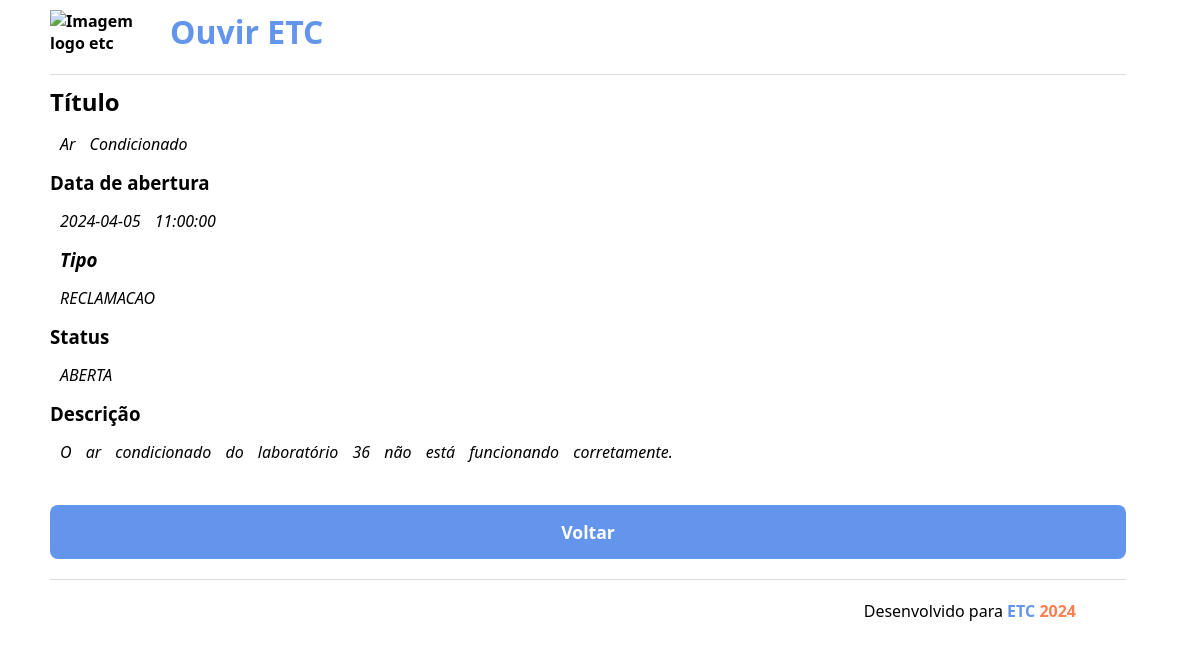
Page /fontes/relatos-detalhes.php?id=10003 on the earlier database version.
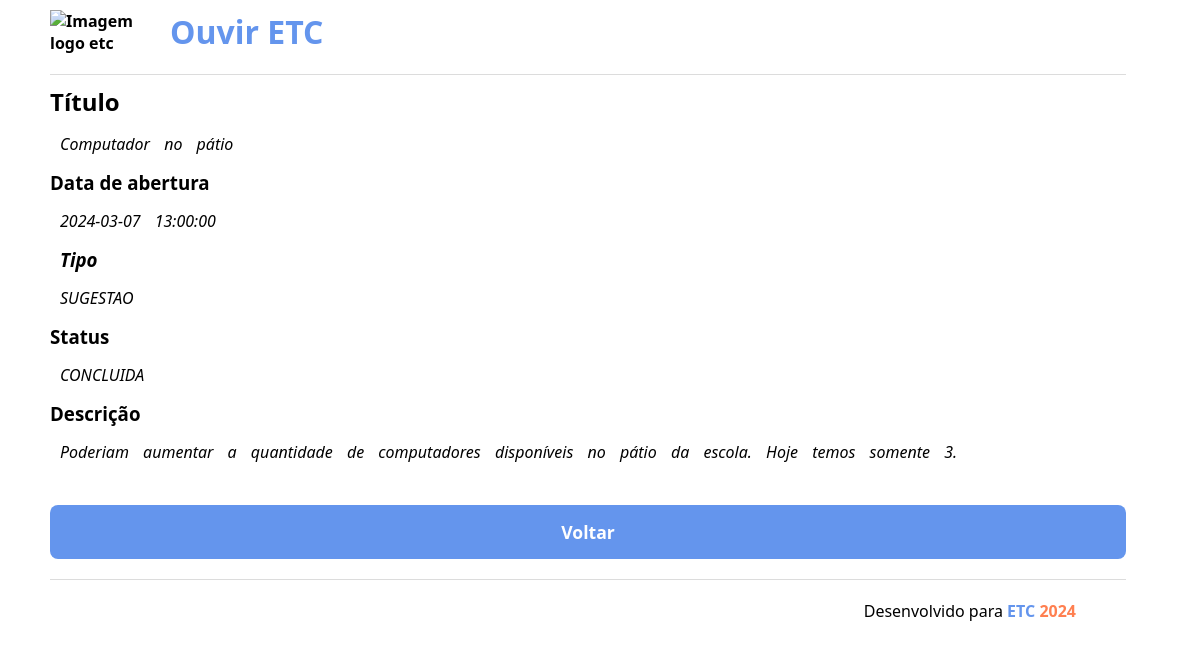
Same page on the later database version.
### tables this page shows
CREATE TABLE relatos (
id int PRIMARY KEY not null,
    dataabertura datetime not null,
    dataconclusao datetime null,
    titulo varchar(100) not null,
    descricao text,
    tipo ENUM('SUGESTAO', 'ELOGIO', 'RECLAMACAO') NOT NULL DEFAULT('RECLAMACAO'),
    status ENUM('ABERTA', 'CANCELADA', 'CONCLUIDA', 'PENDENTE') NOT NULL DEFAULT('ABERTA'),
    anexo varchar(255) null,
usuarioid int null,
    FOREIGN KEY (usuarioid) REFERENCES usuarios(id)
);

### fontes/relatos-detalhes.php (the view, shortened to what this page needs)
<?php
$id = $_GET['id'] ?? 0;
$dsn = 'mysql:host=localhost;dbname=ouvir_etc_db;charset=utf8;';
$conn = new PDO($dsn, 'root', '');
$query = "SELECT * FROM ouvir_etc_db.relatos WHERE id = :id;";
$stmt = $conn->prepare($query);
$stmt->bindValue(':id', $id);
$stmt->execute();
$relato = $stmt->fetch(PDO::FETCH_BOTH);
?>
<!DOCTYPE html>
<html lang="pt-br">
<head>
    <link rel="stylesheet" href="assets/css/style.css">
</head>
<body>
    <header>
        <a href="index.php">
            <img src="assets/img/logoetc.png" alt="Imagem logo etc">
            <h1>Ouvir <span>ETC</span></h1>
        </a>
    </header>
    <main>
        <section class="dados">
            <h2>Título</h2>
            <p class="texto"><?= $relato['titulo']; ?></p>
            <h3>Data de abertura</h3>
            <p class="texto"><?= $relato['dataabertura']; ?></p>
            <h3 class="texto">Tipo</h3>
            <p class="texto"><?= $relato['tipo']; ?></p>
            <h3>Status</h3>
            <p class="texto"><?= $relato['status']; ?></p>
            <h3>Descrição</h3>
            <p class="texto"><?= $relato['descricao']; ?></p>
            <br>
            <a href="relatos.php" class="btn">Voltar</a>
        </section>
    </main>
    <footer>
        <p>Desenvolvido para <span class="footer-etc">ETC</span> <span class="footer-ano"> 2024</span></p>
    </footer>
</body>
</html>

Differences in the rows shown:
changed relatos: titulo "Ar Condicionado" → "Computador no pátio"; dataabertura "2024-04-05 11:00:00" → "2024-03-07 13:00:00"; tipo "RECLAMACAO" → "SUGESTAO"; status "ABERTA" → "CONCLUIDA"; descricao "O ar condicionado do laboratório 36 não está funcionando corretamente." → "Poderiam aumentar a quantidade de computadores disponíveis no pátio da escola. Hoje temos somente 3."
